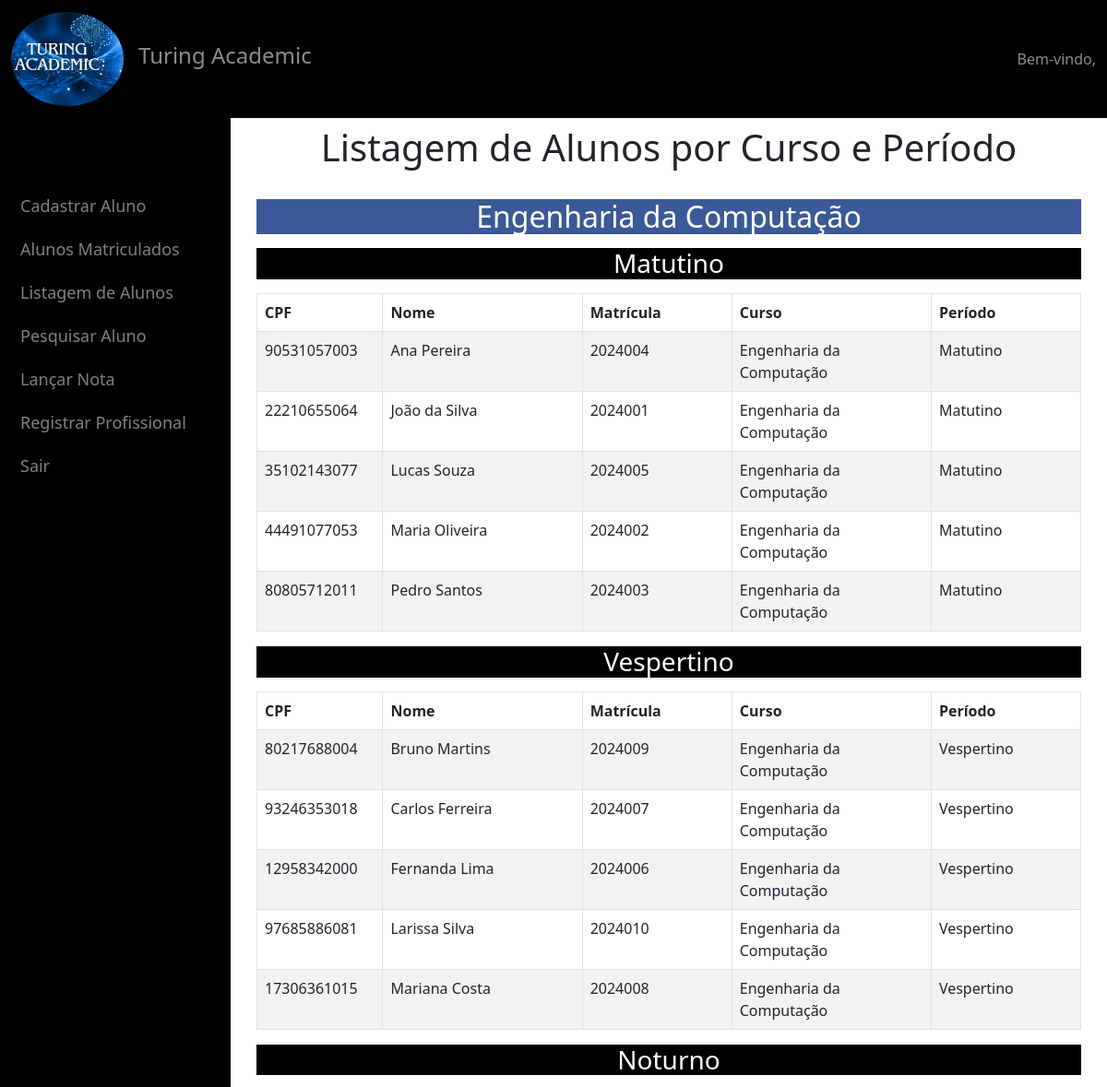
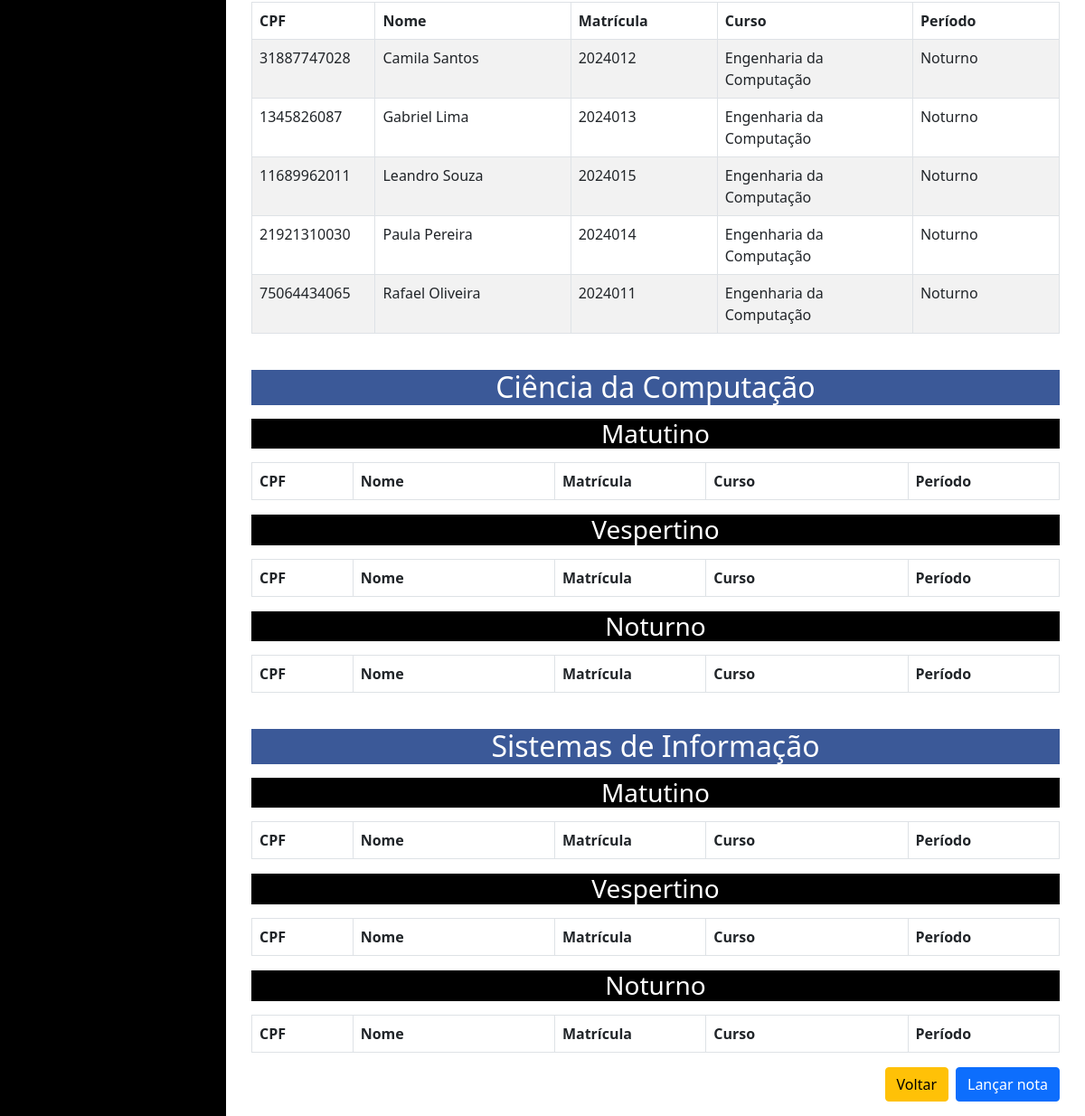
The app's page /listagem_alunos/ with its own data (2 pictures, top to bottom).
### meuapp/models.py (models this page shows)
class Aluno(models.Model):
    id = models.AutoField(primary_key=True)
    cpf = models.IntegerField()
    nome = models.TextField()
    data_nasc = models.DateField()
    sexo = models.TextField()
    nome_mae = models.TextField()
    naturalidade = models.TextField()
    data = models.DateField()
    image = models.ImageField(upload_to="imagens/")
    cep = models.CharField(max_length=8, blank=True, null=True)
    rua = models.TextField()
    bairro = models.TextField()
    numero = models.IntegerField(null=True, blank=True)
    complemento = models.TextField()
    cidade = models.TextField()
    uf = models.TextField()
    matricula = models.TextField()
    periodo = models.TextField()
    curso = models.TextField()

### meuapp/views.py (the view)
# urls.py: path('listagem_alunos/', views.listagem_alunos, name='listagem_alunos'),
def listagem_alunos(request):
    alunos = Aluno.objects.all()
    alunos_ordenados = sorted(alunos, key=lambda x: x.nome)
    context = {'alunos': alunos_ordenados}
    return render(request, 'listagem_alunos.html', context)

### meuapp/templates/listagem_alunos.html (shortened to what this page needs)
{% extends 'base.html' %}
{% block conteudo %}
    <main>
        <div class="container">
            <br>
            <br><br><br>
            <h1 class="text-center">Listagem de Alunos por Curso e Período</h1>
            <br>
            <div class="row">
                <div class="col-md-12">
                    <div class="table-responsive">
                        <h2 style="background-color: #3b5998; color: white; text-align: center; margin-bottom: 15px;">Engenharia da Computação</h2>
                        <h3 style="background-color: black; color: white; text-align: center; margin-bottom: 15px;">Matutino</h3>
                        <table class="table table-bordered table-striped">
                            <thead>
                                <tr>
                                    <th style="width: 10%;">CPF</th>
                                    <th style="width: 20%;">Nome</th>
                                    <th style="width: 15%;">Matrícula</th>
                                    <th style="width: 20%;">Curso</th>
                                    <th style="width: 15%;">Período</th>
                                </tr>
                            </thead>
                            <tbody>
                                {% for aluno in alunos %}
                                    {% if aluno.curso == 'Engenharia da Computação' and aluno.periodo == 'Matutino' %}
                                        <tr>
                                            <td>{{ aluno.cpf }}</td>
                                            <td>{{ aluno.nome }}</td>
                                            <td>{{ aluno.matricula }}</td>
                                            <td>{{ aluno.curso }}</td>
                                            <td>{{ aluno.periodo }}</td>
                                        </tr>
                                    {% endif %}
                                {% endfor %}
                            </tbody>
                        </table>
                        <h3 style="background-color: black; color: white; text-align: center; margin-bottom: 15px;">Vespertino</h3>
                        <table class="table table-bordered table-striped">
                            <thead>
                                <tr>
                                    <th style="width: 10%;">CPF</th>
                                    <th style="width: 20%;">Nome</th>
                                    <th style="width: 15%;">Matrícula</th>
                                    <th style="width: 20%;">Curso</th>
                                    <th style="width: 15%;">Período</th>
                                </tr>
                            </thead>
                            <tbody>
                                {% for aluno in alunos %}
                                    {% if aluno.curso == 'Engenharia da Computação' and aluno.periodo == 'Vespertino' %}
                                        <tr>
                                            <td>{{ aluno.cpf }}</td>
                                            <td>{{ aluno.nome }}</td>
                                            <td>{{ aluno.matricula }}</td>
                                            <td>{{ aluno.curso }}</td>
                                            <td>{{ aluno.periodo }}</td>
                                        </tr>
                                    {% endif %}
                                {% endfor %}
                            </tbody>
                        </table>
                        <h3 style="background-color: black; color: white; text-align: center; margin-bottom: 15px;">Noturno</h3>
                        <table class="table table-bordered table-striped">
                            <thead>
                                <tr>
                                    <th style="width: 10%;">CPF</th>
                                    <th style="width: 20%;">Nome</th>
                                    <th style="width: 15%;">Matrícula</th>
                                    <th style="width: 20%;">Curso</th>
                                    <th style="width: 15%;">Período</th>
                                </tr>
                            </thead>
                            <tbody>
                                {% for aluno in alunos %}
                                    {% if aluno.curso == 'Engenharia da Computação' and aluno.periodo == 'Noturno' %}
                                        <tr>
                                            <td>{{ aluno.cpf }}</td>
                                            <td>{{ aluno.nome }}</td>
                                            <td>{{ aluno.matricula }}</td>
                                            <td>{{ aluno.curso }}</td>
                                            <td>{{ aluno.periodo }}</td>
                                        </tr>
                                    {% endif %}
                                {% endfor %}
                            </tbody>
                        </table>
                    </div>
                </div>
            </div>
            <br>
            <div class="row">
                <div class="col-md-12">
                    <div class="table-responsive">
                        <h2 style="background-color: #3b5998; color: white; text-align: center; margin-bottom: 15px;">Ciência da Computação</h2>
                        <h3 style="background-color: black; color: white; text-align: center; margin-bottom: 15px;">Matutino</h3>
                        <table class="table table-bordered table-striped">
                            <thead>
                                <tr>
                                    <th style="width: 10%;">CPF</th>
                                    <th style="width: 20%;">Nome</th>
                                    <th style="width: 15%;">Matrícula</th>
                                    <th style="width: 20%;">Curso</th>
                                    <th style="width: 15%;">Período</th>
                                </tr>
                            </thead>
                        </table>
                        <h3 style="background-color: black; color: white; text-align: center; margin-bottom: 15px;">Vespertino</h3>
                        <table class="table table-bordered table-striped">
                            <thead>
                                <tr>
                                    <th style="width: 10%;">CPF</th>
                                    <th style="width: 20%;">Nome</th>
                                    <th style="width: 15%;">Matrícula</th>
                                    <th style="width: 20%;">Curso</th>
                                    <th style="width: 15%;">Período</th>
                                </tr>
                            </thead>
                        </table>
                        <h3 style="background-color: black; color: white; text-align: center; margin-bottom: 15px;">Noturno</h3>
                        <table class="table table-bordered table-striped">
                            <thead>
                                <tr>
                                    <th style="width: 10%;">CPF</th>
                                    <th style="width: 20%;">Nome</th>
                                    <th style="width: 15%;">Matrícula</th>
                                    <th style="width: 20%;">Curso</th>
                                    <th style="width: 15%;">Período</th>
                                </tr>
                            </thead>
                        </table>
                    </div>
                </div>
            </div>
            <br>
            <div class="row">
                <div class="col-md-12">
                    <div class="table-responsive">
                        <h2 style="background-color: #3b5998; color: white; text-align: center; margin-bottom: 15px;">Sistemas de Informação</h2>
                        <h3 style="background-color: black; color: white; text-align: center; margin-bottom: 15px;">Matutino</h3>
                        <table class="table table-bordered table-striped">
                            <thead>
                                <tr>
                                    <th style="width: 10%;">CPF</th>
                                    <th style="width: 20%;">Nome</th>
                                    <th style="width: 15%;">Matrícula</th>
                                    <th style="width: 20%;">Curso</th>
                                    <th style="width: 15%;">Período</th>
                                </tr>
                            </thead>
                        </table>
                        <h3 style="background-color: black; color: white; text-align: center; margin-bottom: 15px;">Vespertino</h3>
                        <table class="table table-bordered table-striped">
                            <thead>
                                <tr>
                                    <th style="width: 10%;">CPF</th>
                                    <th style="width: 20%;">Nome</th>
                                    <th style="width: 15%;">Matrícula</th>
                                    <th style="width: 20%;">Curso</th>
                                    <th style="width: 15%;">Período</th>
                                </tr>
                            </thead>
                        </table>
                        <h3 style="background-color: black; color: white; text-align: center; margin-bottom: 15px;">Noturno</h3>
                        <table class="table table-bordered table-striped">
                            <thead>
                                <tr>
                                    <th style="width: 10%;">CPF</th>
                                    <th style="width: 20%;">Nome</th>
                                    <th style="width: 15%;">Matrícula</th>
                                    <th style="width: 20%;">Curso</th>
                                    <th style="width: 15%;">Período</th>
                                </tr>
                            </thead>
                        </table>
                    </div>
                    <div class="d-grid gap-2 d-md-flex justify-content-md-end">
                        <a class="btn btn-warning" type="submit" href="/buscador/">Voltar</a>
                        <a class="btn btn-primary" type="submit" href="/lancar_nota/">Lançar nota</a>
                    </div>
                </div>
            </div>
        </div>
    </main>
        {% endblock %}

### meuapp/templates/base.html (shortened to what this page needs)
{% load static %}
<!DOCTYPE html>
<html lang="en">
<head>
    <link href="https://cdn.jsdelivr.net/npm/bootstrap@5.0.2/dist/css/bootstrap.min.css" rel="stylesheet"
>
</head>
<body>
    <nav class="navbar navbar-dark fixed-top" style="background-color: black;">
        <div class="container-fluid">
            <a href="{% url 'buscador.html' %}" class="navbar-brand"><img src="{% static 'logoproj.png' %}" width="122px" style="border-radius: 50%;" alt="Logo"></a>
           <h4> <span class="navbar-text">Turing Academic</span> </h4>
            <span class="navbar-text ms-auto">Bem-vindo, {{ user.username }}</span>
        </div>
    </nav>
    <div class="sidebar">
        <div class="container-fluid">
            <a href="/publicate/">Cadastrar Aluno</a>
            <a href="/">Alunos Matriculados</a>
            <a href="/listagem_alunos/">Listagem de Alunos</a>
            <a href="/buscador/">Pesquisar Aluno</a>
            <a href="/lancar_nota/">Lançar Nota</a>
            <a href="/cadastro/">Registrar Profissional</a>
            <a href="/logout/">Sair</a>
        </div>
    </div>
    <main class="content">
        {% block conteudo %}
        {% endblock %}
    </main>
</body>
</html>

### meuapp/templates/base.html (style rules this page uses)
.sidebar { background-color: black; padding-top: 200px; position: fixed; top: 0; bottom: 0; left: 0; width: 250px; overflow-y: auto; z-index: 1000; }
.sidebar a { color: #818181; padding: 10px; text-decoration: none; font-size: 18px; display: block; }
.content { margin-left: 250px; padding: 16px; }

### records on screen
Aluno: cpf "90531057003", nome "Ana Pereira", matricula "2024004", curso "Engenharia da Computação", periodo "Matutino"
Aluno: cpf "22210655064", nome "João da Silva", matricula "2024001", curso "Engenharia da Computação", periodo "Matutino"
Aluno: cpf "35102143077", nome "Lucas Souza", matricula "2024005", curso "Engenharia da Computação", periodo "Matutino"
Aluno: cpf "44491077053", nome "Maria Oliveira", matricula "2024002", curso "Engenharia da Computação", periodo "Matutino"
Aluno: cpf "80805712011", nome "Pedro Santos", matricula "2024003", curso "Engenharia da Computação", periodo "Matutino"
Aluno: cpf "80217688004", nome "Bruno Martins", matricula "2024009", curso "Engenharia da Computação", periodo "Vespertino"
Aluno: cpf "93246353018", nome "Carlos Ferreira", matricula "2024007", curso "Engenharia da Computação", periodo "Vespertino"
Aluno: cpf "12958342000", nome "Fernanda Lima", matricula "2024006", curso "Engenharia da Computação", periodo "Vespertino"
Aluno: cpf "97685886081", nome "Larissa Silva", matricula "2024010", curso "Engenharia da Computação", periodo "Vespertino"
Aluno: cpf "17306361015", nome "Mariana Costa", matricula "2024008", curso "Engenharia da Computação", periodo "Vespertino"
Aluno: cpf "31887747028", nome "Camila Santos", matricula "2024012", curso "Engenharia da Computação", periodo "Noturno"
Aluno: cpf "1345826087", nome "Gabriel Lima", matricula "2024013", curso "Engenharia da Computação", periodo "Noturno"
Aluno: cpf "11689962011", nome "Leandro Souza", matricula "2024015", curso "Engenharia da Computação", periodo "Noturno"
Aluno: cpf "21921310030", nome "Paula Pereira", matricula "2024014", curso "Engenharia da Computação", periodo "Noturno"
Aluno: cpf "75064434065", nome "Rafael Oliveira", matricula "2024011", curso "Engenharia da Computação", periodo "Noturno"
